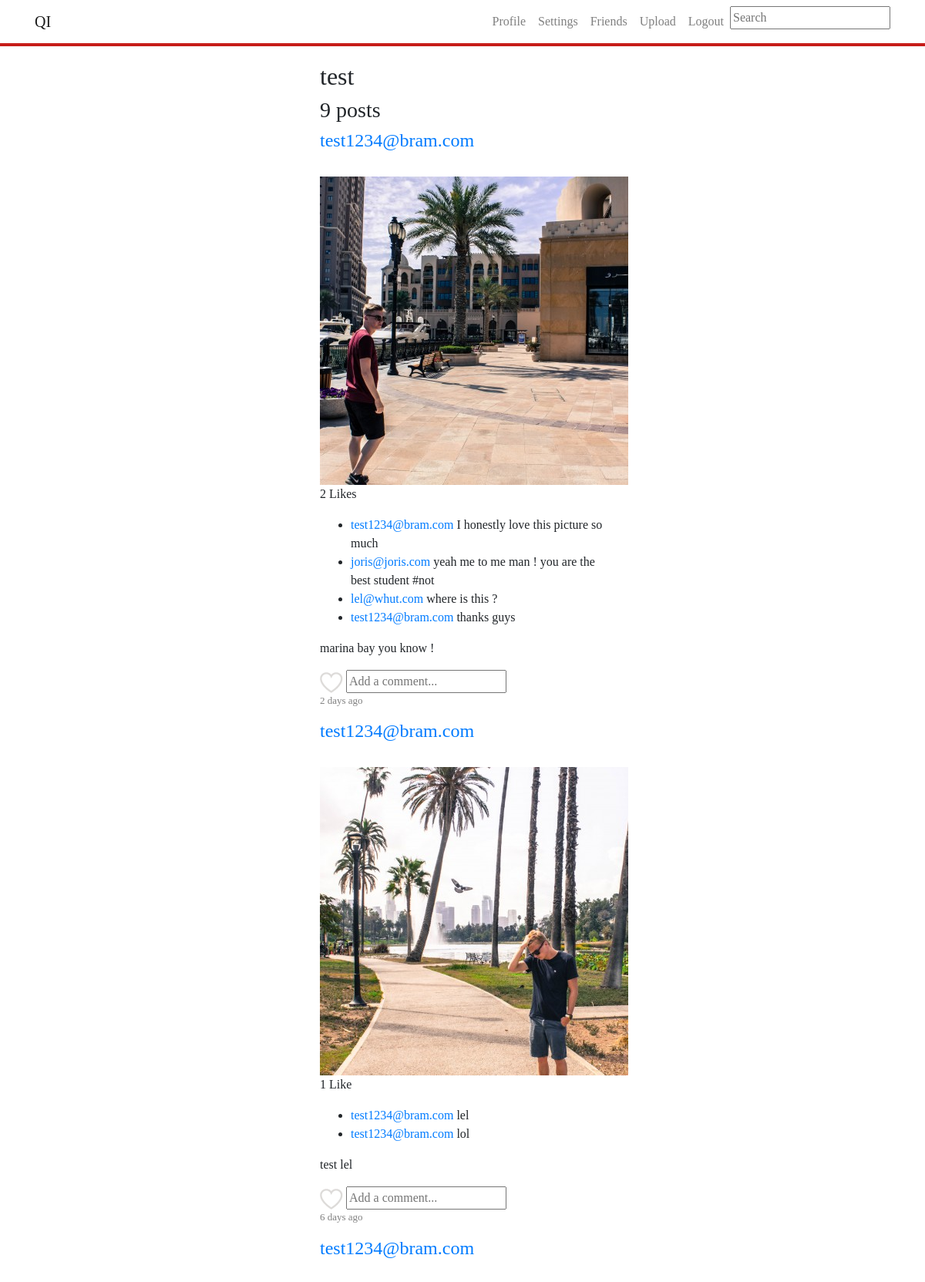
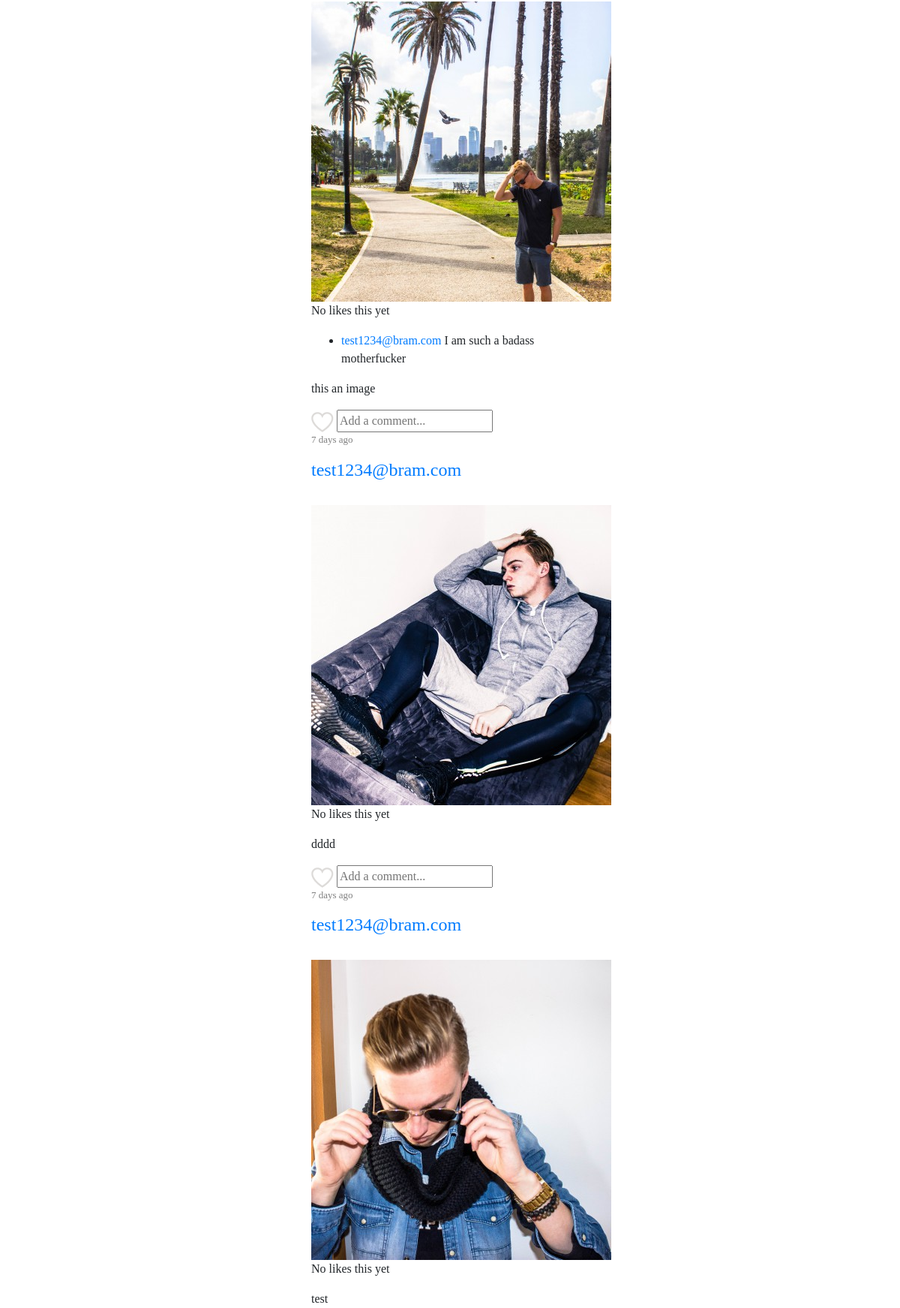
Page /search.php?txtSearch=test (signed in, upper part) on the committed database (2 pictures, top to bottom).
### tables this page shows
CREATE TABLE `posts` (
  `id` int(11) NOT NULL,
  `filelocation` varchar(500) NOT NULL,
  `imageuserid` int(11) NOT NULL,
  `besch` varchar(500) NOT NULL,
  `user` varchar(500) NOT NULL,
  `timestamp` timestamp NOT NULL DEFAULT CURRENT_TIMESTAMP ON UPDATE CURRENT_TIMESTAMP
);

CREATE TABLE `comments` (
  `commentid` int(11) NOT NULL,
  `commentuserid` int(11) NOT NULL,
  `comment` varchar(300) NOT NULL,
  `commentpostid` int(11) NOT NULL,
  `commenttime` timestamp NOT NULL DEFAULT CURRENT_TIMESTAMP ON UPDATE CURRENT_TIMESTAMP,
  `email` varchar(200) NOT NULL
);

CREATE TABLE `users` (
  `id` int(11) NOT NULL,
  `email` varchar(255) NOT NULL,
  `password` varchar(255) NOT NULL,
  `avatar` varchar(500) NOT NULL,
  `bio` varchar(150) NOT NULL,
  `firstname` varchar(255) NOT NULL,
  `lastname` varchar(255) NOT NULL
);

### classes/postDetails.class.php (called while the page is built, shortened)
<?php
class postDetails{
    public function getPostHour($id){
        $conn = Db::getInstance();
        $postTime = $conn->prepare("SELECT timestamp FROM posts WHERE id = :id");
        $postTime->bindValue(':id', $id);
        $postTime->execute();
        $postTime = $postTime->fetch(PDO::FETCH_ASSOC);
        $currentTime = strtotime(date('Y-m-d H:i:s'));
        $postedTime = strtotime($postTime['timestamp']);
        $difference = $currentTime - $postedTime;
        $days = $difference/60/60/24;
        $hour = $difference/(60*60);
        $minutes = (abs($difference)/60);
        if(number_format($minutes, 0) < 1)
        {
            $result = "A moment ago";
        }
        elseif(number_format($hour, 0) < 1)
        {
            $result = number_format($minutes, 0). " minutes ago" ;
        }
        elseif(number_format($hour, 0) < 24)
        {
            $result = number_format($hour, 0)."h";
        }
        else
        {
            $result = number_format($days, 0)." days ago";
        }
        return $result;
    }
    public function likeCheck($postid){
        $conn = Db::getInstance();
        $likeSenderID = $_SESSION['userid'];
        $likeCheck = $conn->prepare("SELECT * FROM likes WHERE likeimageid = $postid AND likesendid = $likeSenderID");
        $likeCheck->execute();
        if ($likeCheck->rowCount() == 1) {
            return true;
        }
        else{return false;}
    }
    public function getLikes($postid){
    $conn = Db::getInstance();
        $likeCount = $conn->prepare("SELECT likeimageid FROM likes WHERE likeimageid = :likeimageid");
        $likeCount->bindValue(":likeimageid", $postid);
        $likeCount->execute();
        $result = $likeCount->rowCount();
        return $result;
    }
    public function getComments($postid){
        $conn = Db::getInstance();
        $getComments = $conn->prepare("SELECT * from comments where commentpostid = :postid");
        $getComments->bindValue(':postid', $postid);
        $getComments->execute();
        $comments = $getComments->fetchAll();
        return $comments;
    }
}
?>

### classes/User.class.php (called while the page is built, shortened)
<?php
class User{
    public function getProfile($userid)
    {
        $conn=Db::getInstance();
        $getProfile = $conn->prepare("select * from users where id = :id");
        $getProfile->bindValue(':id',$userid);
        $getProfile->execute();
        $profileInfo = $getProfile->fetch(PDO::FETCH_ASSOC);
        return $profileInfo;
    }
}

### search.php (the view, shortened to what this page needs)
<?php
include_once ('classes/postDetails.class.php');
include_once ('classes/User.class.php');
if(isset($_GET['txtSearch'])) {
    $conn = Db::getInstance();
    $searchKeyword = $_GET['txtSearch'];
    $results = array();
    $statement = $conn->prepare("SELECT * FROM posts WHERE besch LIKE :keywords OR user LIKE :keywords ORDER BY id DESC");
    $statement->bindValue(':keywords', '%' . $searchKeyword . '%');
    $statement->execute();
    if($statement->rowCount() >= 1){
        $results = $statement->fetchAll();
        $countPosts = $statement->rowCount();
    }
    else
    {
        $errorMessage = "Helaas, we vonden geen posts die gelijk zijn aan de zoekterm: ".$_GET['txtSearch'];
    }
}
?><!doctype html>
<html lang="en">
<head>
    <link rel="stylesheet" href="css/feed.css">
    <link rel="stylesheet" href="https://maxcdn.bootstrapcdn.com/bootstrap/4.0.0/css/bootstrap.min.css">
</head>
<?php include_once("includes/nav.inc.php"); ?>
<body>
<div class="indexFeed col-lg-4 mx-auto" style="margin-top: 80px;font-family: Oswald;">
    <h2><?php if(isset($countPosts)){echo $_GET['txtSearch'];} ?></h2>
    <h3><?php if(isset($countPosts)){echo "<span>".$countPosts."</span>"." posts";} ?></h3>
        <?php foreach($results as $res): ?>
    <div class="post__user" >
        <h4 class=""><a class="" href="profile.php?userID=<?php echo $res['imageuserid'];?>"><?php echo $res['user']?></a></h4>
    </div>
    <div class="">
        <img class="" src="<?php echo $res['filelocation']?>" alt="">
    </div>
    <p>
        <?php
        $likeCounter = new postDetails();
        $likes = $likeCounter->getLikes($res['id']);
        if($likes == 0) {
            echo "No likes this yet";
        }
        elseif($likes == 1)
        {
            echo $likes." Like";
        }
        else
        {
            echo $likes." Likes";
        }
        ?>
    </p>
    <div style="padding: auto;">
        <ul class="commentsList<?php echo $i; ?>">
            <?php
            $singlePost = new postDetails();
            $comments = $singlePost->getComments($res['id']);
            ?>
            <?php foreach( $comments as $comment): ?>
                <li>
                    <a href="profile.php?userID=<?php echo $comment['commentuserid']; ?>">
                        <?php
                        $user = new User();
                        $r=$user->getProfile($comment['commentuserid']);
                        $email = $r['email'];
                        echo $email;
                        ?></a>
                    <span class="comment-text"><?php echo htmlspecialchars($comment['comment']); ?></span>
                </li>
            <?php endforeach; ?>
        </ul>
        <div class="card-text">
            <p><?php echo $res['besch']?></p>
        </div>
            <?php
            $like = new postDetails();
            $likeCheck = $like->likeCheck($res['id']);
            if($likeCheck)
            {
                $source = "images/heart_filled.png";
                $class = "btnUnlike";
            }
            else
            {
                $source = "images/heart_blank.png";
                $class = "btnLike";
            }
            ?>
    </div>
    <form>
        <img class="likeHeart <?php echo $class; ?> "src="<?php echo $source; ?>" alt="like"
             value="<?php echo $res['id'] ?>">
        <input class="commentField<?php echo $i; ?>" type="text" name="commentField" placeholder="Add a comment...">
    </form>
    <p style="color: grey;font-size: small;">
        <?php
        $timestamp = new postDetails();
        $timestamp = $timestamp->getPostHour($res['id']);
        echo $timestamp;
        ?>
    </p>
    <?php endforeach;?>
</body>
</html>

### rows in the picture
posts: user "test1234@bram.com", filelocation (picture), likes "2", besch "marina bay you know !", timestamp "2 days ago"
comments: users.email "test1234@bram.com", comment "I honestly love this picture so much"
comments: users.email "joris@joris.com", comment "yeah me to me man ! you are the best student #not"
comments: users.email "lel@whut.com", comment "where is this ?"
comments: users.email "test1234@bram.com", comment "thanks guys"
posts: user "test1234@bram.com", filelocation (picture), likes "1", besch "test lel", timestamp "6 days ago"
comments: users.email "test1234@bram.com", comment "lel"
comments: users.email "test1234@bram.com", comment "lol"
posts: user "test1234@bram.com", filelocation (picture), shows "No likes this yet", besch "this an image", timestamp "7 days ago"
comments: users.email "test1234@bram.com", comment "I am such a badass motherfucker"
posts: user "test1234@bram.com", filelocation (picture), shows "No likes this yet", besch "dddd", timestamp "7 days ago"
posts: user "test1234@bram.com", filelocation (picture), shows "No likes this yet", besch "test"

### other values in the picture
$_GET['txtSearch'] "test"
$countPosts "9"
